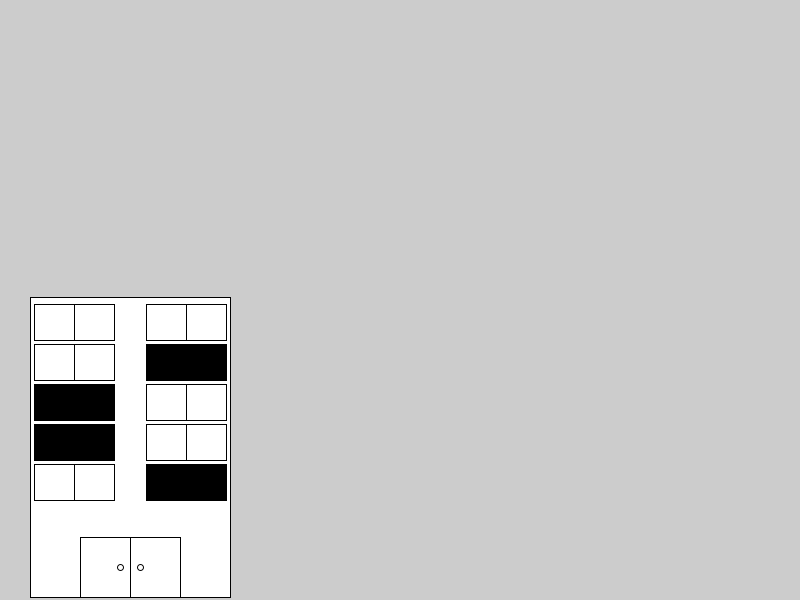
Frame 1 (no input)
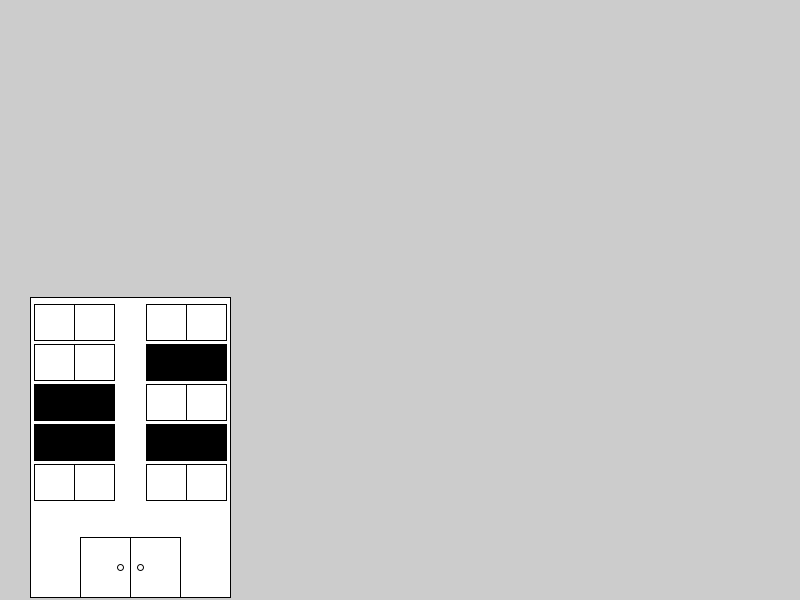
Frame 2 (the mouse pressed at the canvas centre, redrawn once)

The Processing sketch that drew these frames (run headless with seeded random() and noise(); the mouse was pressed at the canvas centre and the sketch redrawn once):

// Processing sketch: CG_atividade_2
// ── CG_atividade_2.pde
// Atividade 2 de Computação Gráfica
// Elyabe Alves
// Legenda: p : percentual
// mg : margem 

int mg_janela_predio, mg_chao;
PVector pos_predio;
PVector pos_portao;
float p_predio_altura = 0.5, p_predio_largura = 0.25;
float p_portao_altura = 0.2, p_portao_largura = 0.5;
float p_janela_altura = 0.12, p_janela_largura = 0.4;
float p_raio_macaneta = 0.01;

int predio_altura, predio_largura;
int janela_altura, janela_largura;
int raio_macaneta;
int dist_macaneta;

void setup()
{
  size( 800, 600 );
  pos_predio = new PVector( 30, 40 );
  mg_chao = int(0.005 * height);
  mg_janela_predio = int(0.008 * height );
  raio_macaneta = int(p_raio_macaneta * height);
}


void draw()
{
  predio_altura = int(height * p_predio_altura);
  predio_largura = int(width * p_predio_largura);
  
  
  int portao_altura = int(p_portao_altura * predio_altura), portao_largura = int(p_portao_largura * predio_largura) ;
  // Corpo do predio
  rect( pos_predio.x, predio_altura - mg_chao, predio_largura, predio_altura );
  // Portao
  pos_portao = new PVector( pos_predio.x + predio_largura/2 - portao_largura/2, height - portao_altura - mg_chao ); 
  rect( pos_portao.x, pos_portao.y, portao_largura, portao_altura);
  line( pos_portao.x + portao_largura/2, pos_portao.y, pos_portao.x + portao_largura/2, height - mg_chao );
  dist_macaneta = int(0.1*portao_largura);
  ellipse( pos_portao.x + portao_largura/2 - dist_macaneta, pos_portao.y + portao_altura/2, raio_macaneta , raio_macaneta );
  ellipse( pos_portao.x + portao_largura/2 + dist_macaneta, pos_portao.y + portao_altura/2, raio_macaneta, raio_macaneta );
  
  //janelas
   janela_altura = int( p_janela_altura * predio_altura);
   janela_largura = int( p_janela_largura * predio_largura );
   
   PVector pos = new PVector();
   for ( int fileira = 0; fileira < 5; fileira++ )
   {
     for ( int lado = 0; lado < 2; lado++ )
     {
       boolean aberta = int(random(0,10))%2 == 0 ;
       pos.x = lado * ( int(pos_predio.x) + mg_janela_predio ) + (1-lado)*( int(pos_predio.x) + predio_largura - mg_janela_predio - janela_largura ); 
       pos.y = predio_altura + fileira * ( janela_altura + mg_janela_predio ) + mg_janela_predio;
       construir_janela( int(pos.x), int(pos.y), aberta );
     }
     
   }

  noLoop();
}


void construir_janela(int x, int y, boolean aberta )
{
  if ( !aberta )
    fill( 0,0,0 );
  rect( x, y, janela_largura, janela_altura );
  
  if( aberta )
    line( x + janela_largura/2, y, x + janela_largura/2, y + janela_altura );
  
  fill(255);
}
